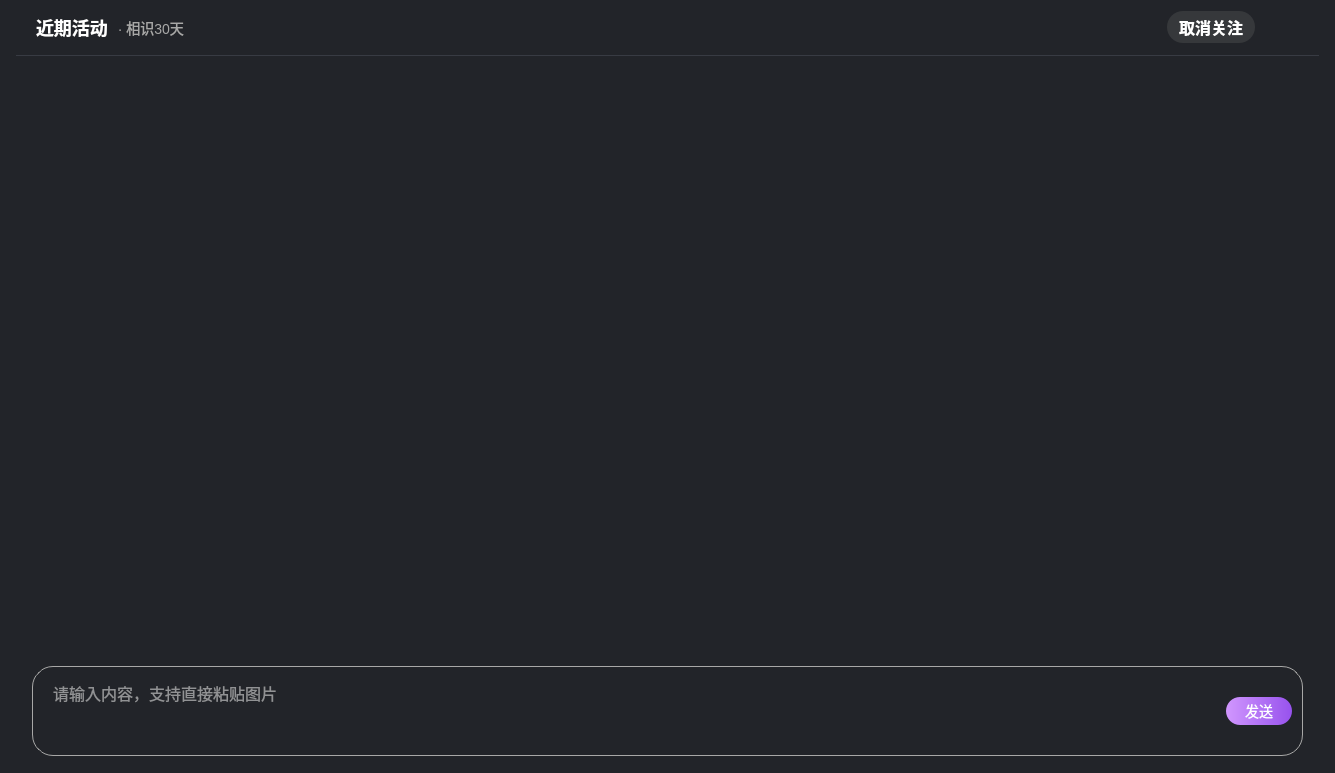
<?xml version="1.0" encoding="UTF-8"?>
<ui version="4.0">
 <class>ChatPageC2C</class>
 <widget class="QDialog" name="ChatPageC2C">
  <property name="geometry">
   <rect>
    <x>0</x>
    <y>0</y>
    <width>1335</width>
    <height>773</height>
   </rect>
  </property>
  <property name="windowTitle">
   <string>Dialog</string>
  </property>
  <property name="styleSheet">
   <string notr="true">background: #222429;
border-radius: 12px;</string>
  </property>
  <layout class="QVBoxLayout" name="verticalLayout">
   <property name="spacing">
    <number>0</number>
   </property>
   <property name="leftMargin">
    <number>16</number>
   </property>
   <property name="topMargin">
    <number>0</number>
   </property>
   <property name="rightMargin">
    <number>16</number>
   </property>
   <property name="bottomMargin">
    <number>16</number>
   </property>
   <item>
    <widget class="QWidget" name="widget_36" native="true">
     <property name="minimumSize">
      <size>
       <width>0</width>
       <height>56</height>
      </size>
     </property>
     <property name="maximumSize">
      <size>
       <width>16777215</width>
       <height>56</height>
      </size>
     </property>
     <property name="styleSheet">
      <string notr="true">QWidget#widget_36 {
    border-bottom: 1px solid #383B43;
border-radius: 0px;
    }</string>
     </property>
     <layout class="QHBoxLayout" name="horizontalLayout_22">
      <property name="spacing">
       <number>6</number>
      </property>
      <property name="leftMargin">
       <number>20</number>
      </property>
      <property name="topMargin">
       <number>0</number>
      </property>
      <property name="rightMargin">
       <number>16</number>
      </property>
      <property name="bottomMargin">
       <number>1</number>
      </property>
      <item>
       <widget class="QLabel" name="label_14">
        <property name="styleSheet">
         <string notr="true">font-family: &quot;微软雅黑&quot;;
font-weight: 500;
font-size: 18px;
color: #FFFFFF;
line-height: 25px;
text-align: left;
font-style: normal;</string>
        </property>
        <property name="text">
         <string>近期活动</string>
        </property>
       </widget>
      </item>
      <item>
       <widget class="QLabel" name="label">
        <property name="styleSheet">
         <string notr="true">font-family: &quot;微软雅黑&quot;;
font-weight: 400;
font-size: 14px;
color: rgba(168, 168, 167, 1);
text-align: left;
font-style: normal;</string>
        </property>
        <property name="text">
         <string> · 相识30天</string>
        </property>
       </widget>
      </item>
      <item>
       <spacer name="horizontalSpacer_7">
        <property name="orientation">
         <enum>Qt::Horizontal</enum>
        </property>
        <property name="sizeHint" stdset="0">
         <size>
          <width>40</width>
          <height>20</height>
         </size>
        </property>
       </spacer>
      </item>
      <item>
       <layout class="QHBoxLayout" name="horizontalLayout">
        <property name="spacing">
         <number>24</number>
        </property>
        <property name="leftMargin">
         <number>50</number>
        </property>
        <item>
         <widget class="QPushButton" name="Attention">
          <property name="minimumSize">
           <size>
            <width>88</width>
            <height>32</height>
           </size>
          </property>
          <property name="styleSheet">
           <string notr="true">background: #36383B;
border-radius: 16px;


font-weight: 500;
font-size: 16px;
color: #FFFFFF;
line-height: 22px;
text-align: center;
font-style: normal;</string>
          </property>
          <property name="text">
           <string>取消关注</string>
          </property>
          <property name="iconSize">
           <size>
            <width>24</width>
            <height>25</height>
           </size>
          </property>
         </widget>
        </item>
        <item>
         <widget class="QPushButton" name="pushButton">
          <property name="minimumSize">
           <size>
            <width>24</width>
            <height>25</height>
           </size>
          </property>
          <property name="maximumSize">
           <size>
            <width>24</width>
            <height>25</height>
           </size>
          </property>
          <property name="text">
           <string/>
          </property>
          <property name="icon">
           <iconset resource="../res.qrc">
            <normaloff>:/images/icon_详情.png</normaloff>:/images/icon_详情.png</iconset>
          </property>
          <property name="iconSize">
           <size>
            <width>24</width>
            <height>25</height>
           </size>
          </property>
         </widget>
        </item>
       </layout>
      </item>
     </layout>
    </widget>
   </item>
   <item>
    <widget class="QWidget" name="widget" native="true">
     <property name="sizePolicy">
      <sizepolicy hsizetype="Preferred" vsizetype="Expanding">
       <horstretch>0</horstretch>
       <verstretch>0</verstretch>
      </sizepolicy>
     </property>
     <layout class="QVBoxLayout" name="verticalLayout_2">
      <property name="spacing">
       <number>0</number>
      </property>
      <property name="leftMargin">
       <number>0</number>
      </property>
      <property name="topMargin">
       <number>16</number>
      </property>
      <property name="rightMargin">
       <number>0</number>
      </property>
      <property name="bottomMargin">
       <number>0</number>
      </property>
      <item>
       <widget class="QListWidget" name="listWidget">
        <property name="sizePolicy">
         <sizepolicy hsizetype="Expanding" vsizetype="Expanding">
          <horstretch>0</horstretch>
          <verstretch>0</verstretch>
         </sizepolicy>
        </property>
        <property name="spacing">
         <number>6</number>
        </property>
       </widget>
      </item>
     </layout>
    </widget>
   </item>
   <item>
    <widget class="QWidget" name="widget_44" native="true">
     <property name="sizePolicy">
      <sizepolicy hsizetype="Preferred" vsizetype="Maximum">
       <horstretch>0</horstretch>
       <verstretch>0</verstretch>
      </sizepolicy>
     </property>
     <property name="minimumSize">
      <size>
       <width>0</width>
       <height>98</height>
      </size>
     </property>
     <layout class="QVBoxLayout" name="verticalLayout_34">
      <property name="spacing">
       <number>8</number>
      </property>
      <property name="leftMargin">
       <number>16</number>
      </property>
      <property name="topMargin">
       <number>20</number>
      </property>
      <property name="rightMargin">
       <number>16</number>
      </property>
      <property name="bottomMargin">
       <number>0</number>
      </property>
      <item>
       <layout class="QHBoxLayout" name="horizontalLayout_30">
        <property name="topMargin">
         <number>4</number>
        </property>
        <item>
         <widget class="QPushButton" name="giftBtn">
          <property name="minimumSize">
           <size>
            <width>24</width>
            <height>24</height>
           </size>
          </property>
          <property name="maximumSize">
           <size>
            <width>24</width>
            <height>24</height>
           </size>
          </property>
          <property name="styleSheet">
           <string notr="true">QPushButton{	
border:none;
background-image: url(:/images/live_gift_n.png);

}

QPushButton::hover{
border:none;
background-image: url(:/images/live_gift_c.png);

}
</string>
          </property>
          <property name="text">
           <string/>
          </property>
          <property name="iconSize">
           <size>
            <width>24</width>
            <height>24</height>
           </size>
          </property>
         </widget>
        </item>
        <item>
         <widget class="QPushButton" name="emoBtn">
          <property name="minimumSize">
           <size>
            <width>24</width>
            <height>24</height>
           </size>
          </property>
          <property name="maximumSize">
           <size>
            <width>24</width>
            <height>24</height>
           </size>
          </property>
          <property name="styleSheet">
           <string notr="true">QPushButton{	
border:none;
background-image: url(:/images/live_em_n.png);

}

QPushButton::hover{
border:none;
background-image: url(:/images/live_em_c.png);

}
</string>
          </property>
          <property name="text">
           <string/>
          </property>
          <property name="iconSize">
           <size>
            <width>24</width>
            <height>24</height>
           </size>
          </property>
         </widget>
        </item>
        <item>
         <widget class="QPushButton" name="imageBtn">
          <property name="minimumSize">
           <size>
            <width>24</width>
            <height>24</height>
           </size>
          </property>
          <property name="maximumSize">
           <size>
            <width>24</width>
            <height>24</height>
           </size>
          </property>
          <property name="styleSheet">
           <string notr="true">QPushButton{	
border:none;
background-image: url(:/images/live_image_n.png);

}

QPushButton::hover{
border:none;
background-image: url(:/images/live_image_c.png);

}
</string>
          </property>
          <property name="text">
           <string/>
          </property>
          <property name="iconSize">
           <size>
            <width>24</width>
            <height>24</height>
           </size>
          </property>
         </widget>
        </item>
        <item>
         <spacer name="horizontalSpacer_13">
          <property name="orientation">
           <enum>Qt::Horizontal</enum>
          </property>
          <property name="sizeHint" stdset="0">
           <size>
            <width>40</width>
            <height>20</height>
           </size>
          </property>
         </spacer>
        </item>
       </layout>
      </item>
      <item>
       <widget class="QFrame" name="frame_6">
        <property name="sizePolicy">
         <sizepolicy hsizetype="Preferred" vsizetype="Maximum">
          <horstretch>0</horstretch>
          <verstretch>0</verstretch>
         </sizepolicy>
        </property>
        <property name="minimumSize">
         <size>
          <width>0</width>
          <height>42</height>
         </size>
        </property>
        <property name="maximumSize">
         <size>
          <width>16777215</width>
          <height>16777215</height>
         </size>
        </property>
        <property name="styleSheet">
         <string notr="true">background: transparent;
border-radius: 21px;
border: 1px solid #A8A8A7;

</string>
        </property>
        <property name="frameShape">
         <enum>QFrame::NoFrame</enum>
        </property>
        <property name="frameShadow">
         <enum>QFrame::Raised</enum>
        </property>
        <layout class="QHBoxLayout" name="horizontalLayout_6">
         <property name="spacing">
          <number>10</number>
         </property>
         <property name="leftMargin">
          <number>16</number>
         </property>
         <property name="topMargin">
          <number>10</number>
         </property>
         <property name="rightMargin">
          <number>10</number>
         </property>
         <property name="bottomMargin">
          <number>10</number>
         </property>
         <item>
          <widget class="QTextEdit" name="textEdit">
           <property name="sizePolicy">
            <sizepolicy hsizetype="Expanding" vsizetype="Maximum">
             <horstretch>0</horstretch>
             <verstretch>0</verstretch>
            </sizepolicy>
           </property>
           <property name="styleSheet">
            <string notr="true">border:none;
font-family: &quot;微软雅黑&quot;;
font-size: 16px;
color: #FFFFFF;</string>
           </property>
           <property name="placeholderText">
            <string>请输入内容，支持直接粘贴图片</string>
           </property>
          </widget>
         </item>
         <item>
          <widget class="QPushButton" name="sendBtn">
           <property name="enabled">
            <bool>false</bool>
           </property>
           <property name="minimumSize">
            <size>
             <width>66</width>
             <height>28</height>
            </size>
           </property>
           <property name="maximumSize">
            <size>
             <width>16777215</width>
             <height>16777215</height>
            </size>
           </property>
           <property name="styleSheet">
            <string notr="true">QPushButton{
background: qlineargradient(x1:0, y1:0, x2:1, y2:0, stop:0 #D197FE, stop:1 #9752ED);
border-radius: 14px;
font-family: &quot;微软雅黑&quot;;
border:none;
font-size: 14px;
color: #FFFFFF;
line-height: 20px;
}

QPushButton:disabled {
background: qlineargradient(
    x1:0, y1:0, 
    x2:1, y2:0, 
    stop:0 rgba(209, 151, 254, 0.5),  /* #D197FE 50%透明度 */
    stop:1 rgba(151, 82, 237, 0.5)    /* #9752ED 50%透明度 */
);
border-radius: 14px;
font-family: &quot;微软雅黑&quot;;
border:none;
font-size: 14px;
color: #FFFFFF;
line-height: 20px;
}
</string>
           </property>
           <property name="text">
            <string>发送</string>
           </property>
           <property name="icon">
            <iconset resource="../res.qrc">
             <normaloff>:/images/live_send_n.png</normaloff>:/images/live_send_n.png</iconset>
           </property>
           <property name="iconSize">
            <size>
             <width>17</width>
             <height>16</height>
            </size>
           </property>
           <property name="shortcut">
            <string>Return</string>
           </property>
          </widget>
         </item>
        </layout>
       </widget>
      </item>
     </layout>
    </widget>
   </item>
   <item>
    <widget class="QWidget" name="widget_2" native="true">
     <property name="sizePolicy">
      <sizepolicy hsizetype="Expanding" vsizetype="Maximum">
       <horstretch>0</horstretch>
       <verstretch>0</verstretch>
      </sizepolicy>
     </property>
     <property name="minimumSize">
      <size>
       <width>0</width>
       <height>0</height>
      </size>
     </property>
     <property name="maximumSize">
      <size>
       <width>16777215</width>
       <height>16777215</height>
      </size>
     </property>
     <property name="styleSheet">
      <string notr="true"/>
     </property>
     <layout class="QVBoxLayout" name="verticalLayout_3">
      <property name="spacing">
       <number>0</number>
      </property>
      <property name="leftMargin">
       <number>20</number>
      </property>
      <property name="topMargin">
       <number>0</number>
      </property>
      <property name="rightMargin">
       <number>5</number>
      </property>
      <property name="bottomMargin">
       <number>1</number>
      </property>
     </layout>
    </widget>
   </item>
  </layout>
 </widget>
 <resources>
  <include location="../res.qrc"/>
 </resources>
 <connections/>
</ui>
